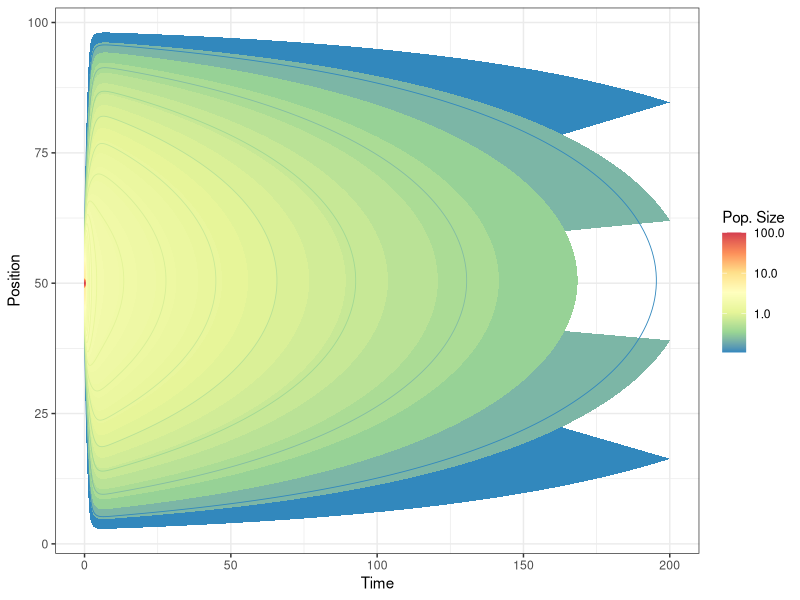

This chart was generated by the following R code:
library(ggplot2)
library(dplyr)
library(magrittr)
library(tidyr)
data_extinct <- readr::read_delim("data_0.09.txt", "\t", escape_double = FALSE, col_names = FALSE, trim_ws = TRUE) %>%
    set_names(c("time", paste0("",seq(1,100,1))))

df <- data_extinct %>% 
    gather(key=i, value=N, -time) %>%
    mutate(i = as.integer(i)) %>%
    arrange(time, i)

ggplot(df, aes(x=time, y=i, z = N))+
    stat_contour(geom = "polygon", 
                 aes(fill = ..level..),
                 bins = 900) +
    scale_fill_distiller(palette="Spectral", 
                         trans="log10")+
    geom_contour(aes(colour = ..level..), 
                 binwidth=0.25,
                 lwd=0.3, show.legend = F)+
    scale_color_distiller(palette="Spectral", 
                         trans="log10")+
    labs(x="Time", y="Position", fill="Pop. Size")+
    theme_bw()